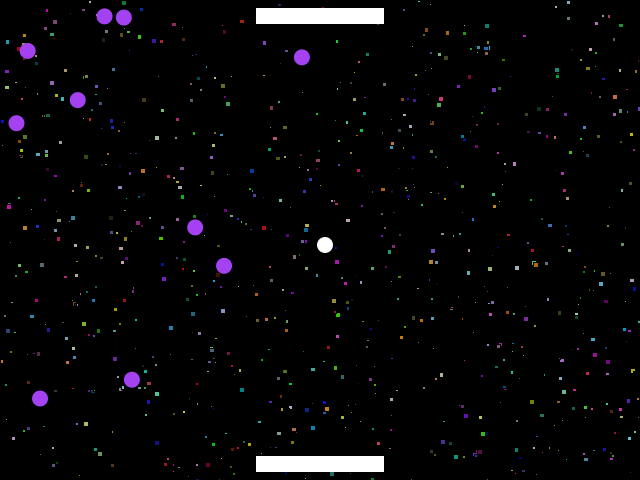
Frame 1 (no input)
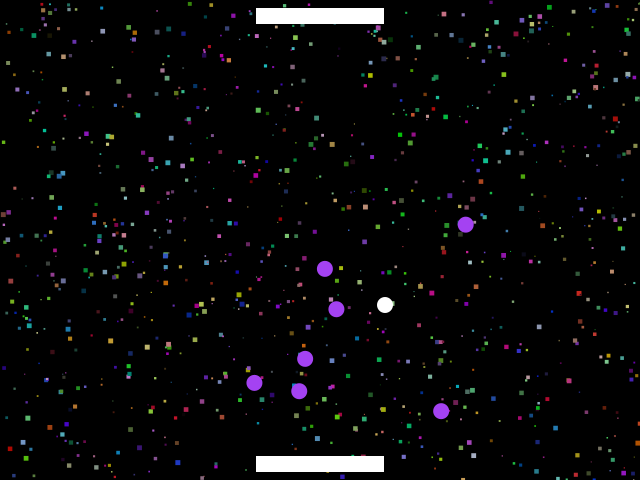
Frame 60 (the mouse pressed at the canvas centre just before this capture)
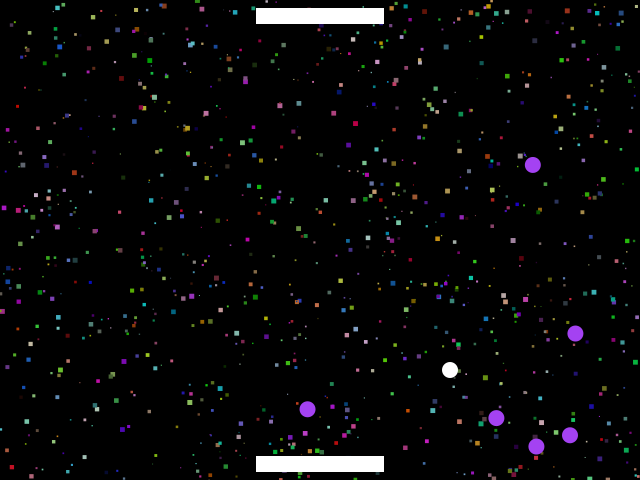
Frame 120 (the mouse held since frame 60 and released just before this capture)

The Processing sketch that drew these frames (run headless with seeded random() and noise(); from frame 60 on, the mouse is pressed at the canvas centre):

// Processing sketch: exercise02
// ── exercise02.pde
// added floats for the additional balls positions

float [] x;
float [] y;
float [] xD;
float [] yD;

// Number of additional balls on screen
int numOfBalls = 10;

// Setting initial background color to 0 (black)
color backgroundColor = color(0);

// Number of "static" noise objects 
int numStatic = 1000;

// Minimal size of a static rect (1 pix)
int staticSizeMin = 1;

// Max size of static rect (3 pix)
int staticSizeMax = 5;

// Color of the static rect 200 (grey)
color staticColor = color(200);

// Holds position of the peddel along the X axis
int paddleX;

// Holds position of the peddel along the Y axis
int paddleY;

// Holds number of pixels the paddle should be moved for on the next draw cycle
// If negative value - move left, if possitive value - move right
int paddleVX;

// Represents the speed of movement of the paddle along the x-axis
// (i.e. how many pixels the paddle is moved each time LEFT or RIGHT button is pressed)
int paddleSpeed = 10;

// Width of the paddle
int paddleWidth = 128;

// Height of the padde
int paddleHeight = 16;

// Color of the paddle 255 (white)
color paddleColor = color(255);

// Repeated values for paddle2
int paddleX2;
int paddleY2;
int paddleVX2;
int paddleSpeed2 = 10;
int paddleWidth2 = 128;
int paddleHeight2 = 16;
color paddleColor2 = color(255);


// Positin of the ball alog the x-axis
int ballX;

// Positin of the ball alog the y-axis
int ballY;

// Holds how many pixels along the x-axis the ball should be moved
// in the next draw cycle
int ballVX;

// Holds how many pixels along the y-axis the ball should be moved
// in the next draw cycle
int ballVY;

// Speed of the ball (number of ixels the ball is moved per draw cycle)
int ballSpeed = 5;

// Size of the ball (i.e size of the sides of the ball rect)
int ballSize = 16;

// The color of the ball 255 (white)
color ballColor = color(255);

// Color variation value.
color ballColorV = color(random(255), random(255), random(255));

color ballColorG = color(random(255), random(255), random(255));


// Initial setup of the scene, called once before starting the animations
void setup() {
  
   // Setting size of the screen to 640 px width and 480 px hight
  size(640, 480); 
    // Calling setupPaddle() and setupPaddle2() functions to set up the paddle variables
  setupPaddle();
  setupPaddle2();
  
   // Calling setupBall() and setupBall2() functions to set up the ball variables
  setupBall();
  setupBalls();
}

// Sets initial values for paddle and paddle2 variables
void setupPaddle() {
    // Setting the paddle to be on center of the bottom edge of the screen, stationary
  paddleX = width/2;
  paddleY = height - paddleHeight;
  paddleVX = 0;
}

void setupPaddle2() {
  paddleX2 = width/2;
  paddleY2 = paddleHeight;
  paddleVX2 = 0;
}

// Sets initial values for ball variables
void setupBall() {
  ballX = width/2;
  ballY = height/2;
  ballVX = ballSpeed;
  ballVY = ballSpeed;
}

// Sets initial values for balls variables and their for loop 
void setupBalls() {
  // Adding new float values; numOfBalls decalred above. x and y are original and xD, and yD are changing. 
  x = new float[numOfBalls];
  y = new float[numOfBalls];
  xD = new float[numOfBalls];
  yD = new float[numOfBalls];
  // Beginning of the loop; If i = 0 then i is less than numOfBalls then do the process below and then come back and add 1 (i++)
  for(int i = 0; i < numOfBalls; i++) {
    x[i] = random(5, 475);
    y[i] = random(5, 475);
    xD[i] = random(2, 7);
    yD[i] = random(2, 7);
  }
}


// Called directly after setup() and executes continuously
// All Processing programs update the screen at the end of draw()
void draw() {
  
    // Setting the color for the background of the Processing window
  background(backgroundColor);
  
    // Calling functin that draws the static noise on the screen
  drawStatic();

  // Calling functin that updates the values in both paddles position variables
  updatePaddle();
  updatePaddle2();
  
  // Calling functin that updates the values in the ball position variables  
  updateBall();
  updateBalls();

 
  // Calling functin that draws the paddle on the screen, accordng to the values in paddle position variables
  drawPaddle();
  drawPaddle2();
  
    // Calling functin that draws the ball on the screen, accordng to the values in ball position variables
  drawBall();
  
    // Calling functin that draws the balls on the screen, accordng to the values in balls position variables
  drawBalls();
}


// Draws the static noise background on the screen
void drawStatic() {
  
    // In the loop, iterating over each static pixel, (from 0 to 1000)
  for (int i = 0; i < numStatic; i++) {
       // Calculating randomly position x, y and size for a noise pixel.
   // and drawing it on the screen
   float x = random(0,width);
   float y = random(0,height);
   float staticSize = random(staticSizeMin,staticSizeMax);
   fill(random (200),random(200), random (200));
   rect(x,y,staticSize,staticSize);
  }
}

// Updates the values in paddles position variables
void updatePaddle() {
  paddleX += paddleVX;  
  paddleX = constrain(paddleX, 0+paddleWidth/2, width-paddleWidth/2);
}


void updatePaddle2() {
  paddleX2 += paddleVX2;  
  paddleX2 = constrain(paddleX2, 0+paddleWidth2/2, width-paddleWidth2/2);
}

// Updates the values in ball position variables
void updateBall() {
  //ballColor = ballColorV;
  ballX += ballVX;
  ballY += ballVY;
  
  
  // Calling functions that handle cases like: ball hist the paddle, ball hits the wall,
  // and ball hits the bottom of the screen
  handleBallHitPaddle();
  handleBallHitPaddle2();
  handleBallHitWall();
  handleBallOffBottom();
  handleBallOffHeight();
}


// Updates the boucing and the positon of the balls, which are others than the main ball.
// Balls are meant to go off the screen for a short period of time; therefore values = -50 and 50
void updateBalls() {

  for(int i = 0; i < numOfBalls; i++)  {
    x[i] = x[i] + xD[i];
    y[i] = y[i] + yD[i];
    if ((x[i] > width + 50) || (x[i] < -50)) {
      xD[i] = -xD[i];
    }
    if ((y[i] > height + 50) || (y[i] < -50)) {
      yD[i] = -yD[i];
    }

  }

}


// Draws the paddle on the screen, accordng to the values in paddle position variables
void drawPaddle() {
  rectMode(CENTER);
  noStroke();
  fill(255);
  rect(paddleX, paddleY, paddleWidth, paddleHeight);
}

void drawPaddle2() {
  rectMode(CENTER);
  noStroke();
  fill(paddleColor2);
  rect(paddleX2, paddleY2, paddleWidth2, paddleHeight2);
}

// Draws the ball on the screen, accordng to the values in ball position variables
void drawBall() {
  rectMode(CENTER);
  noStroke();
  fill(ballColor);
  ellipse(ballX, ballY, ballSize, ballSize);
}

// Draws the balls on the screen, accordng to the values in balls position variables
void drawBalls() {
  for(int i = 0; i < numOfBalls; i++)  {
    noStroke();
    fill(ballColorV);
    ellipse(x[i], y[i], ballSize, ballSize);
  }
}

// Updates position of the ball if it touches the paddle
void handleBallHitPaddle() {
    // Checking if ball overlaps (touches) the paddle and readjusting its position
  if (ballOverlapsPaddle()) {
    ballColor = color(color(random(255), random(255), random(255)));
    ballY = paddleY - paddleHeight/2 - ballSize/2;
    ballVY = -ballVY;
  }
}

// Updates position of the ball if it touches the paddle2
void handleBallHitPaddle2() {
    // Checking if ball overlaps (touches) the paddle and readjusting its position
  if (ballOverlapsPaddle2()) {
    ballColor = color(color(random(255), random(255), random(255)));
    ballY = paddleY2 + paddleHeight/2 + ballSize/2;
    ballVY = -ballVY;
  }
}

// Returns true if ball overlaps (touches) the paddle, and false otherwise
boolean ballOverlapsPaddle() {
  if (ballX - ballSize/2 > paddleX - paddleWidth/2 && ballX + ballSize/2 < paddleX + paddleWidth/2) {
    if (ballY > paddleY - paddleHeight/2) {
      return true;
    }
  }
  return false;
}

// Returns true if ball overlaps (touches) the paddle, and false otherwise
boolean ballOverlapsPaddle2() {
  if (ballX - ballSize/2 > paddleX2 - paddleWidth2/2 && ballX + ballSize/2 < paddleX2 + paddleWidth2/2) {
    if (ballY < paddleY2 + paddleHeight2/2) {

      return true;
    }
  }
  return false;
}

// Updates position of the ball if it reaches the bottom of the screen 
void handleBallOffBottom() {
  if (ballOffBottom()) {
    ballX = width/2;
    ballY = height/2;
  }
}

// Return true if ball reached the bottom of the screen, and false otherwise
boolean ballOffBottom() {
  return (ballY + ballSize/2 > height);
}

void handleBallOffHeight() {
  if (ballOffHeight()) {
    ballX = width/2;
    ballY = height/2;
  }
}

// Return true if ball reached the top of the screen, and false otherwise
boolean ballOffHeight() {
  return (ballY - ballSize/2 < 0);
}


// Updates position of the ball if it reaches the side of the screen
void handleBallHitWall() {
    // Checking if ball reached the left side of the screen
  if (ballX - ballSize/2 < 0) {
    ballX = 0 + ballSize/2;
    ballVX = -ballVX;
      // Checking if ball reached the right side of the screen
  } else if (ballX + ballSize/2 > width) {
    ballX = width - ballSize/2;
    ballVX = -ballVX;
  }
}


// Handling 'key pressed' event
void keyPressed() {
    // Checking if 'left' button was pressed
  if (keyCode == LEFT) {
    paddleVX = -paddleSpeed;
      // Checking if 'right' button was pressed
  } else if (keyCode == RIGHT) {
    paddleVX = paddleSpeed;
  }
  
      // Checking if 'left' button was pressed
  if (keyCode == LEFT) {
    paddleVX2 = -paddleSpeed2;
          // Checking if 'right' button was pressed
  } else if (keyCode == RIGHT) {
    paddleVX2 = paddleSpeed2;
  }
}


// Handling 'key released' event
void keyReleased() {
    // Checking if 'left' button was released and paddle was moving left
  if (keyCode == LEFT && paddleVX < 0) {
    paddleVX = 0;
        // Stop the move
  } else if (keyCode == RIGHT && paddleVX > 0) {
    paddleVX = 0;
  }
      // Checking if 'left' button was released and paddle was moving left
  if (keyCode == LEFT && paddleVX2 < 0) {
    paddleVX2 = 0;
        // Stop the movev
  } else if (keyCode == RIGHT && paddleVX2 > 0) {
    paddleVX2 = 0;
  }
}

//This program has a potential of adding two more paddles (one on top and one at the bottom). 
//This way the ball could be bouncing off of 4 different paddles.  The code for that would be 
//fairly simple since we already got two perfectly functional paddles at the top and at the bottom. 
//Code for each paddle could be copy-pasted with minor adjustments in integer values (which would
//require creating new integer value for each new paddle i.e. paddleX3, paddleXV3 or paddleX4, paddleXV4). 
//However, each paddle would need to have a constrain function otherwise, once one the paddle hits
//the wall they will collide and become one, in other words, each paddle needs borders starting from
//the edge of the screen to the middle of the screen. Also, same way keyPressed and keyReleased events
//would be assigned to each paddle according to their assigned integers, for example, paddleXV3 or paddleXV4
//to determine whether the paddle is moving or not when keys are pressed or released.
